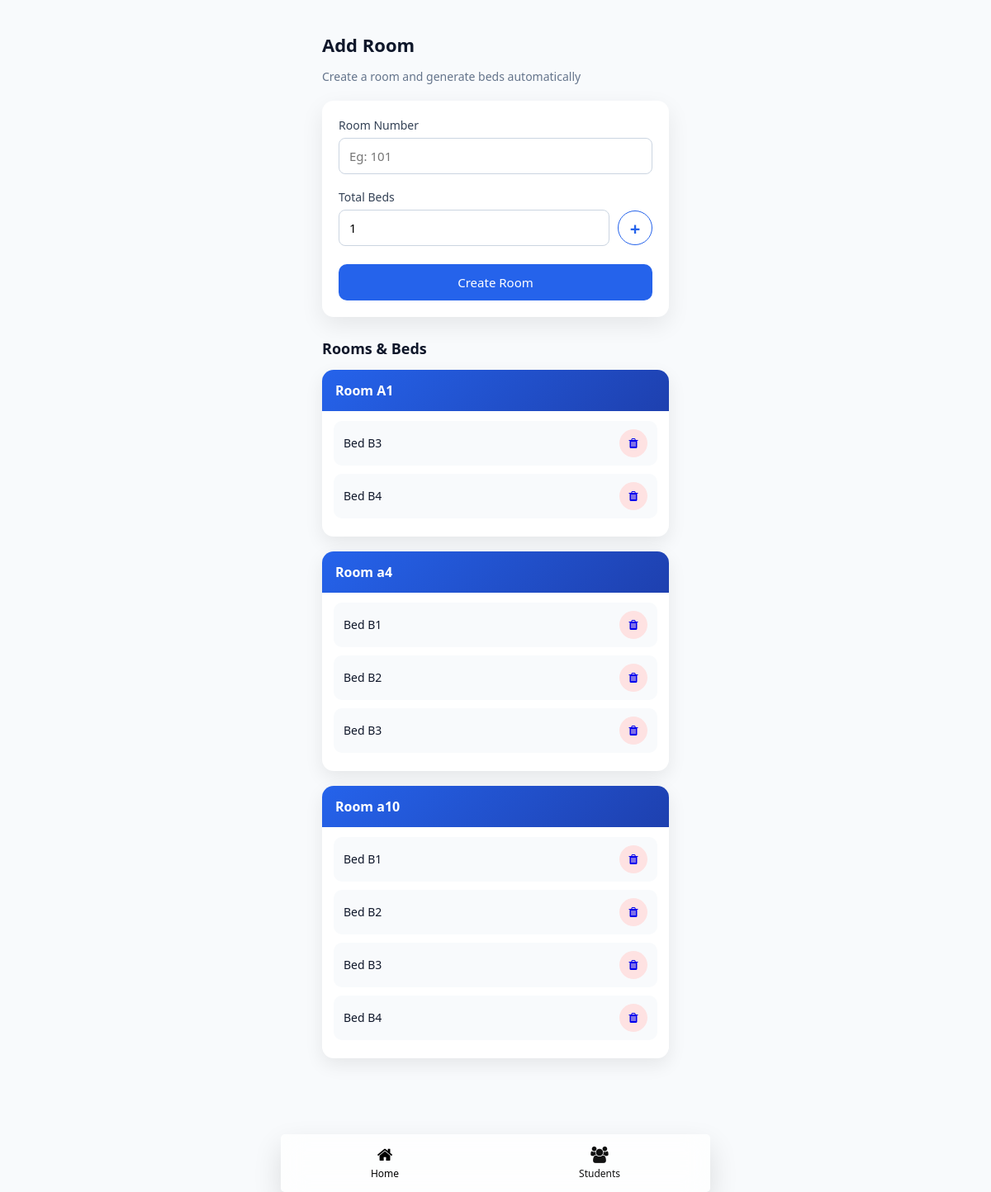
Screenshot of /add_room_beds (signed in) with the database file from the repository.
### app/models.py (models this page shows)
class Room(models.Model):
    hostel_username_id =models.TextField(blank=True)
    room_number = models.TextField(blank=True)
    total_beds = models.TextField(blank=True)
    created_at = models.TextField(blank=True)

class Bed(models.Model):
    room = models.ForeignKey(
        Room,
        on_delete=models.CASCADE,
        related_name="beds"
    )
    bed_number = models.CharField(max_length=10,blank="True")
    is_occupied = models.BooleanField(default=False,blank="True")
    hostel_username_id =models.TextField(blank=True)

### app/views.py (the view, shortened to what this page needs)
# urls.py: path('add_room_beds',views.add_room_beds,name="add_room_beds"),
def add_room_beds(request):
    room_show = Room.objects.filter(hostel_username_id=request.user.id)
    bed_show  = Bed.objects.filter(hostel_username_id=request.user.id)
    return render(request,'addroom.html',{
        'room_show':room_show,
        'bed_show':bed_show,
        })

### app/templates/addroom.html (shortened to what this page needs)
<!DOCTYPE html>
<html lang="en">
<head>
<link rel="stylesheet" href="https://cdnjs.cloudflare.com/ajax/libs/font-awesome/4.7.0/css/font-awesome.min.css">
</head>
<body>
<div class="container">
<div class="bottom-nav">
    <a href="{% url 'home' %}" class="nav-item active">
        <i class="fa fa-home"></i>
        <span>Home</span>
    </a>
    <a href="{% url 'studentspage' %}" class="nav-item">
        <i class="fa fa-users"></i>
        <span>Students</span>
    </a>
</div>
    <div class="header">
        <h1>Add Room</h1>
        <p>Create a room and generate beds automatically</p>
    </div>
    <div class="card">
        <form method="post">
            <label>Room Number</label>
            <input type="text" name="room_number" placeholder="Eg: 101" required>
            <label>Total Beds</label>
            <div class="bed-row">
                <input type="number" name="total_beds" id="beds" value="1" min="1" required>
                <button type="button" class="plus" onclick="addBed()">+</button>
            </div>
            <button class="submit-btn" type="submit">Create Room</button>
        </form>
    </div>
<div id="rooms_beds_container">
    <p class="section-title">Rooms & Beds</p>
    {% regroup bed_show by room.room_number as rooms %}
    {% for room in rooms %}
    <div class="room-card">
        <div class="room-header">
            <span class="room-number">Room {{ room.grouper }}</span>
        </div>
        <div class="beds-list">
            {% for b in room.list %}
            <div class="bed-item">
                <span>Bed {{ b.bed_number }}</span>
                <div class="actions">
                                       <div class="icon-btn delete-btn">
                        <a href="{% url 'delete_room' b.id %}"><i class="fa fa-trash"></i></a>
                    </div>
                </div>
            </div>
            {% endfor %}
        </div>
    </div>
    {% endfor %}
</div>
</div>
</body>
</html>

### app/templates/addroom.html (style rules this page uses)
* { box-sizing: border-box; font-family: system-ui, -apple-system, "Segoe UI", Roboto, Arial, sans-serif; -webkit-tap-highlight-color: transparent; }
body { background: #f8fafc; padding: 16px; color: #0f172a; }
.container { max-width: 420px; margin: auto; }
.header { margin-bottom: 20px; }
.header h1 { font-size: 22px; font-weight: 600; margin-bottom: 6px; }
.header p { font-size: 14px; color: #64748b; }
.card { background: #ffffff; padding: 20px; border-radius: 14px; box-shadow: 0 10px 28px rgba(0, 0, 0, 0.08); }
label { display: block; font-size: 14px; font-weight: 500; margin-bottom: 6px; color: #334155; }
input { width: 100%; padding: 11px 12px; border-radius: 8px; border: 1px solid #cbd5e1; font-size: 15px; margin-bottom: 18px; }
.bed-row { display: flex; align-items: center; gap: 10px; }
.bed-row input { flex: 1; margin-bottom: 0; }
.plus { width: 42px; height: 42px; border-radius: 50%; border: 1px solid #2563eb; background: #ffffff; color: #2563eb; font-size: 22px; font-weight: 600; cursor: pointer; display: flex; align-items: center; justify-content: center; }
.submit-btn { width: 100%; margin-top: 22px; padding: 12px; background: #2563eb; color: #ffffff; border: none; border-radius: 10px; font-size: 15px; font-weight: 500; cursor: pointer; }
.section-title { font-size: 18px; font-weight: 600; margin: 26px 0 14px; }
.room-card { background: #ffffff; border-radius: 14px; margin-bottom: 18px; box-shadow: 0 8px 22px rgba(0,0,0,0.08); overflow: hidden; }
.room-header { background: linear-gradient(135deg, #2563eb, #1e40af); padding: 14px 16px; }
.room-number { color: #ffffff; font-size: 16px; font-weight: 600; }
.beds-list { padding: 12px 14px; }
.bed-item { display: flex; align-items: center; justify-content: space-between; padding: 10px 12px; border-radius: 10px; margin-bottom: 10px; background: #f8fafc; transition: background 0.2s ease; }
.bed-item span { font-size: 14px; font-weight: 500; }
.actions { display: flex; gap: 10px; }
.icon-btn { width: 34px; height: 34px; border-radius: 50%; display: flex; align-items: center; justify-content: center; cursor: pointer; font-size: 14px; transition: all 0.2s ease; }
.delete-btn { background: #fee2e2; color: #dc2626; }
.bottom-nav { position: fixed; bottom: 0px; left: 50%; transform: translateX(-50%); width: 100%; max-width: 520px; height: 70px; display: flex; justify-content: space-around; align-items: center; border-radius: 05px; background: rgba(255, 255, 255, 0.75); backdrop-filter: blur(15px); -webkit-backdrop-filter: blur(15px); box-shadow: 0 15px 35px rgba(0, 0, 0, 0.12); z-index: 1000; position: fixed; }
.nav-item { position: relative; text-decoration: none; color: #111; font-size: 12px; font-weight: 500; display: flex; flex-direction: column; align-items: center; transition: 0.3s ease; z-index: 2; }
.nav-item i { font-size: 20px; margin-bottom: 4px; transition: 0.3s ease; }
.nav-item.active { color: #000; }
.container { padding-bottom: 120px; }

### rows the page displays
Room: grouper "A1"
Bed: bed_number "B3"
Bed: bed_number "B4"
Room: grouper "a4"
Bed: bed_number "B1"
Bed: bed_number "B2"
Bed: bed_number "B3"
Room: grouper "a10"
Bed: bed_number "B1"
Bed: bed_number "B2"
Bed: bed_number "B3"
Bed: bed_number "B4"
